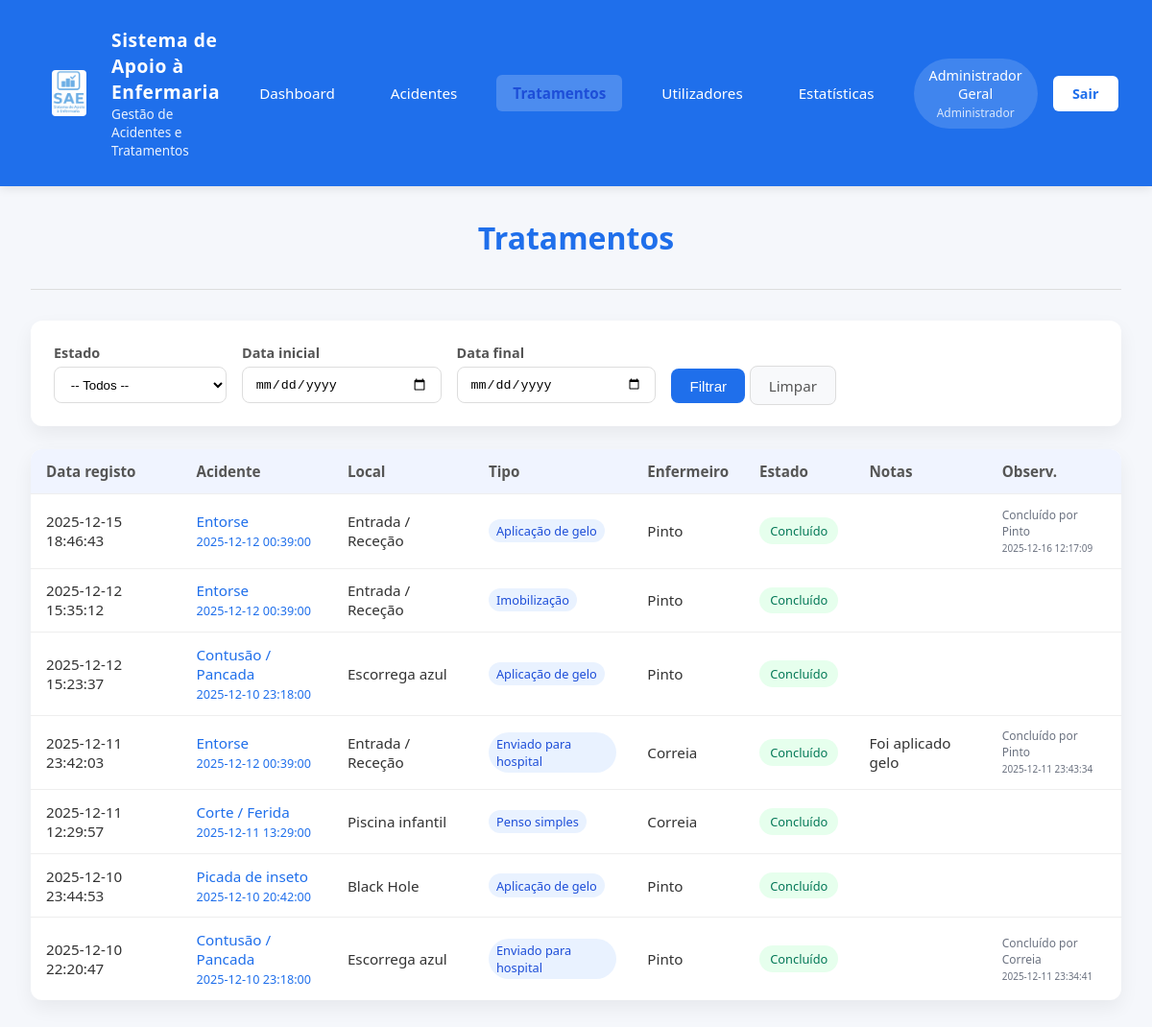
/public/index.php?route=admin_treatments (signed in), run on the app's committed database.
### tables this page shows
CREATE TABLE `treatments` (
  `id` int(11) NOT NULL,
  `incident_id` int(11) NOT NULL,
  `user_id` int(11) NOT NULL,
  `treatment_type_id` int(11) NOT NULL,
  `status` enum('em_curso','concluido') DEFAULT 'em_curso',
  `concluded_by` int(11) DEFAULT NULL,
  `concluded_at` datetime DEFAULT NULL,
  `notes` text DEFAULT NULL,
  `created_at` timestamp NOT NULL DEFAULT current_timestamp()
);

CREATE TABLE `incident_types` (
  `id` int(11) NOT NULL,
  `name` varchar(100) NOT NULL
);

CREATE TABLE `incidents` (
  `id` int(11) NOT NULL,
  `user_id` int(11) NOT NULL,
  `incident_type_id` int(11) NOT NULL,
  `location_id` int(11) NOT NULL,
  `occurred_at` datetime NOT NULL,
  `patient_age` tinyint(3) UNSIGNED DEFAULT NULL,
  `patient_gender` enum('M','F','Outro') DEFAULT NULL,
  `description` text DEFAULT NULL,
  `created_at` timestamp NOT NULL DEFAULT current_timestamp()
);

CREATE TABLE `locations` (
  `id` int(11) NOT NULL,
  `name` varchar(255) NOT NULL,
  `active` tinyint(1) NOT NULL DEFAULT 1,
  `created_at` timestamp NOT NULL DEFAULT current_timestamp()
);

CREATE TABLE `treatment_types` (
  `id` int(11) NOT NULL,
  `name` varchar(100) NOT NULL
);

CREATE TABLE `users` (
  `id` int(11) NOT NULL,
  `email` varchar(255) NOT NULL,
  `password_hash` varchar(255) NOT NULL,
  `role_id` int(11) NOT NULL,
  `full_name` varchar(255) DEFAULT NULL,
  `phone` varchar(20) DEFAULT NULL,
  `approved` tinyint(1) DEFAULT 0,
  `created_at` timestamp NOT NULL DEFAULT current_timestamp(),
  `last_login` timestamp NULL DEFAULT NULL,
  `deleted_at` datetime DEFAULT NULL
);

### src/Controllers/AdminTreatmentController.php (called while the page is built, shortened)
<?php
class AdminTreatmentController
{
    public function index(): void
    {
        $status = $_GET['status'] ?? '';
        $from   = $_GET['from'] ?? '';
        $to     = $_GET['to'] ?? '';
        $locationId = isset($_GET['location_id']) ? (int)$_GET['location_id'] : 0;
        $treatments = Treatment::search([
            'status' => $status !== '' ? $status : null,
            'fromDate' => $from !== '' ? $from : null,
            'toDate'   => $to   !== '' ? $to   : null,
            'locationId' => $locationId > 0 ? $locationId : null,
        ]);
        require __DIR__ . '/../Views/admin/treatments_list.php';
    }
}

### src/Models/Treatment.php (called while the page is built, shortened)
<?php
class Treatment
{
    public static function search(array $opts = []): array
{
    $status     = $opts['status'] ?? null;
    $fromDate   = $opts['fromDate'] ?? null;
    $toDate     = $opts['toDate'] ?? null;
    $locationId = $opts['locationId'] ?? null;
    $userId     = array_key_exists('userId', $opts) ? $opts['userId'] : null;
    $pdo = \App\Core\Database::getConnection();
    $sql = "
        SELECT
            tr.*,
            tt.name AS treatment_type_name,
            u.full_name AS nurse_name,
            u2.full_name AS concluded_by_name,
            -- dados retirados da tabela incidents (garantidos)
            i.occurred_at AS incident_occurred_at,
            it.name AS incident_type_name,
            l.name AS location_name,
            i.patient_age AS patient_age,
            i.patient_gender AS patient_gender
            -- se precisares de dados adicionais do paciente, estão disponíveis via LEFT JOIN p.*
        FROM treatments tr
        JOIN treatment_types tt ON tt.id = tr.treatment_type_id
        JOIN users u ON u.id = tr.user_id
        JOIN incidents i ON i.id = tr.incident_id
        LEFT JOIN incident_types it ON it.id = i.incident_type_id
        LEFT JOIN locations l ON l.id = i.location_id
        LEFT JOIN patients p ON p.incident_id = i.id
        LEFT JOIN users u2 ON u2.id = tr.concluded_by
        WHERE 1 = 1
    ";
    $params = [];
    $sql .= " ORDER BY tr.created_at DESC";
    $stmt = $pdo->prepare($sql);
    $stmt->execute($params);
    return $stmt->fetchAll(\PDO::FETCH_ASSOC);
}
}

### src/Views/admin/treatments_list.php (the view, shortened to what this page needs)
<?php
$baseUrl = '/enfermaria/public/index.php';
?>
<!DOCTYPE html>
<html lang="pt">
<head>
<link rel="stylesheet" href="/enfermaria/public/assets/css/layout.css">
</head>
<body>
<?php require __DIR__ . '/../layouts/header.php'; ?>
<main>
    <h1>Tratamentos</h1>
    <hr class="separator">
    <div class="filters">
        <form method="get" action="<?= $baseUrl ?>">
            <div>
                <label>Estado</label>
                <select name="status">
                    <option value="">-- Todos --</option>
                </select>
            </div>
            <div>
                <label>Data inicial</label>
                <input type="date" name="from" value="<?= htmlspecialchars($_GET['from'] ?? '') ?>">
            </div>
            <div>
                <label>Data final</label>
                <input type="date" name="to" value="<?= htmlspecialchars($_GET['to'] ?? '') ?>">
            </div>
            <div>
                <button type="submit">Filtrar</button>
                <a href="<?= $baseUrl ?>?route=admin_treatments" class="btn-reset">Limpar</a>
            </div>
        </form>
    </div>
    <?php if (empty($treatments)): ?>
        <p>Nenhum tratamento encontrado.</p>
    <?php else: ?>
        <table>
            <thead>
                <tr>
                    <th>Data registo</th>
                    <th>Acidente</th>
                    <th>Local</th>
                    <th>Tipo</th>
                    <th>Enfermeiro</th>
                    <th>Estado</th>
                    <th>Notas</th>
                    <th>Observ.</th>
                </tr>
            </thead>
            <tbody>
                <?php foreach ($treatments as $tr): ?>
                    <tr>
                        <td><?= htmlspecialchars($tr['created_at'] ?? $tr['created_at']) ?></td>
                        <td>
                            <a href="<?= $baseUrl ?>?route=admin_incident_detail&id=<?= (int)$tr['incident_id'] ?>">
                            <?= htmlspecialchars($tr['incident_type_name']) ?><br>
                            <small><?= htmlspecialchars($tr['incident_occurred_at']) ?></small>
                        </td>
                        <td><?= htmlspecialchars($tr['location_name']) ?></td>
                        <td><span style="display:inline-block;padding:.2rem .5rem;border-radius:999px;background:#e9f2ff;color:#1d4ed8;font-size:.8rem;">
                                <?= htmlspecialchars($tr['treatment_type_name']) ?>
                            </span></td>
                        <td><?= htmlspecialchars($tr['nurse_name']) ?></td>
                        <td>
                            <?php if ($tr['status'] === 'em_curso'): ?>
                                <span class="badge badge-status-curso">Em curso</span>
                            <?php else: ?>
                                <span class="badge badge-status-concluido">Concluído</span>
                            <?php endif; ?>
                        </td>
                        <td><?= htmlspecialchars(mb_strimwidth($tr['notes'] ?? '', 0, 120, '…')) ?></td>
                        <td>
                            <?php if ($role === 'Enfermeiro' && $tr['status'] === 'em_curso'): ?>
                                <form method="post" action="<?= $baseUrl ?>?route=treatment_conclude" style="display:inline;">
                                    <input type="hidden" name="treatment_id" value="<?= (int)$tr['id'] ?>">
                                    <button type="submit" class="btn btn-primary btn-sm"
                                        onclick="return confirm('Concluir este tratamento? Esta ação será registada.');">
                                        Concluir
                                    </button>
                                </form>
                            <?php else: ?>
                                <div>
                                    <?php if (!empty($tr['concluded_by_name'])): ?>
                                        <div style="font-size:12px;color:#6b7280;">
                                            Concluído por <?= htmlspecialchars($tr['concluded_by_name']) ?>
                                            <br>
                                            <small><?= htmlspecialchars($tr['concluded_at'] ?? '') ?></small>
                                        </div>
                                    <?php endif; ?>
                            <?php endif; ?>
                        </td>
                    </tr>
                <?php endforeach; ?>
            </tbody>
        </table>
    <?php endif; ?>
</main>
</body>
</html>

### src/Views/admin/treatments_list.php (style rules this page uses)
body { margin: 0; font-family: system-ui, -apple-system, BlinkMacSystemFont, "Segoe UI", sans-serif; background: #f5f7fb; color: #333; }
main { max-width: 1200px; margin: 0 auto; padding: 2rem; text-align: center; }
h1 { margin-top: 0; font-size: 2rem; color: #1f6feb; }
.filters { background: #fff; padding: 1.5rem; border-radius: 12px; box-shadow: 0 8px 20px rgba(0,0,0,0.06); margin-bottom: 1.5rem; text-align: left; }
.filters form { display: flex; flex-wrap: wrap; gap: 1rem; align-items: flex-end; }
.filters label { display: block; font-size: .9rem; font-weight: 600; color: #555; margin-bottom: 0.3rem; }
.filters input, .filters select { padding: 0.6rem 0.8rem; border-radius: 8px; border: 1px solid #ddd; min-width: 180px; background: #fff; transition: border-color 0.2s ease; }
.filters button { padding: 0.6rem 1.2rem; border: none; border-radius: 8px; cursor: pointer; background: #1f6feb; color: #fff; font-size: .95rem; transition: background 0.2s ease; }
.filters a.btn-reset { padding: 0.6rem 1.2rem; border-radius: 8px; font-size: .95rem; text-decoration: none; border: 1px solid #ddd; color: #555; background: #f8f9fb; transition: background 0.2s ease; }
table { width: 100%; border-collapse: collapse; background: #fff; border-radius: 12px; overflow: hidden; box-shadow: 0 8px 20px rgba(0,0,0,0.06); margin: 0 auto; }
th, td { padding: 0.8rem 1rem; border-bottom: 1px solid #eee; font-size: .95rem; text-align: left; }
th { background: #f0f4ff; font-weight: 600; color: #555; }
tr:last-child td { border-bottom: none; }
a { color: #1f6feb; text-decoration: none; }
.badge { display: inline-block; padding: 0.3rem 0.7rem; border-radius: 999px; font-size: .8rem; font-weight: 500; }
.badge-status-concluido { background: #e6ffed; color: #047857; }
.separator { border: none; border-top: 1px solid #ddd; margin: 2rem 0; }

### data on the page
treatments: created_at "2025-12-15 18:46:43", incident_types.name "Entorse", incident.occurred_at "2025-12-12 00:39:00", locations.name "Entrada / Receção", treatment_type.name "Aplicação de gelo", user.full_name "Pinto", status "Concluído", concluded_at "2025-12-16 12:17:09"
treatments: created_at "2025-12-12 15:35:12", incident_types.name "Entorse", incident.occurred_at "2025-12-12 00:39:00", locations.name "Entrada / Receção", treatment_type.name "Imobilização", user.full_name "Pinto", status "Concluído"
treatments: created_at "2025-12-12 15:23:37", incident_types.name "Contusão / Pancada", incident.occurred_at "2025-12-10 23:18:00", locations.name "Escorrega azul", treatment_type.name "Aplicação de gelo", user.full_name "Pinto", status "Concluído"
treatments: created_at "2025-12-11 23:42:03", incident_types.name "Entorse", incident.occurred_at "2025-12-12 00:39:00", locations.name "Entrada / Receção", treatment_type.name "Enviado para hospital", user.full_name "Correia", status "Concluído", notes "Foi aplicado gelo", users.full_name "Pinto", concluded_at "2025-12-11 23:43:34"
treatments: created_at "2025-12-11 12:29:57", incident_types.name "Corte / Ferida", incident.occurred_at "2025-12-11 13:29:00", locations.name "Piscina infantil", treatment_type.name "Penso simples", user.full_name "Correia", status "Concluído"
treatments: created_at "2025-12-10 23:44:53", incident_types.name "Picada de inseto", incident.occurred_at "2025-12-10 20:42:00", locations.name "Black Hole", treatment_type.name "Aplicação de gelo", user.full_name "Pinto", status "Concluído"
treatments: created_at "2025-12-10 22:20:47", incident_types.name "Contusão / Pancada", incident.occurred_at "2025-12-10 23:18:00", locations.name "Escorrega azul", treatment_type.name "Enviado para hospital", user.full_name "Pinto", status "Concluído", users.full_name "Correia", concluded_at "2025-12-11 23:34:41"

### other printed values
$nome "Administrador Geral"
$roleLabel "Administrador"
